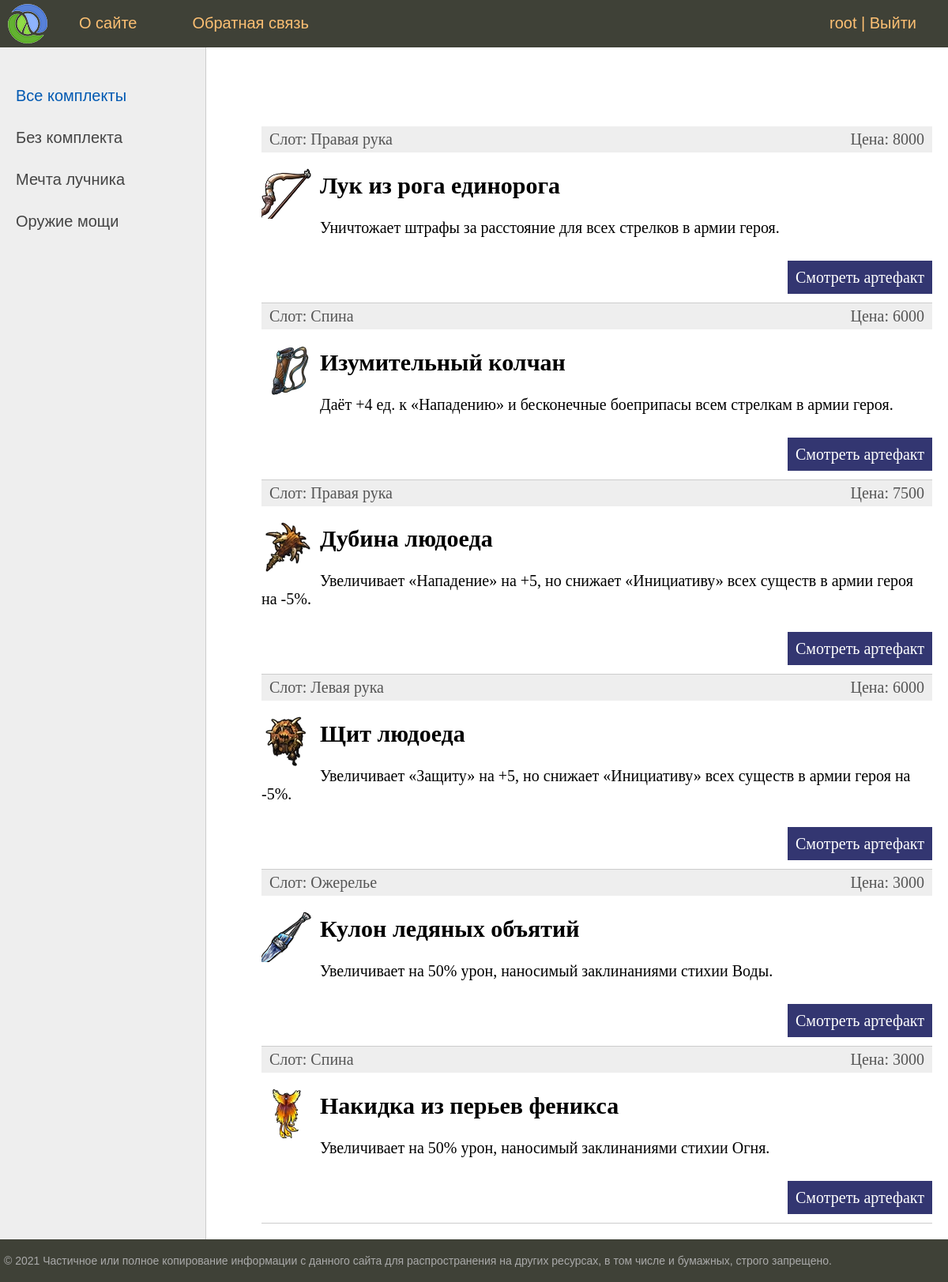
The app's page / (signed in) with its own data.
### Artifacts/models.py (models this page shows, shortened)
class Sets(models.Model):
    set_name = models.CharField(max_length=255, db_index=True)
    bonus = models.TextField()
    def get_absolute_url(self):
        return reverse('set', kwargs={'set_id': self.pk})
    class Meta:
        verbose_name = 'Комплекты'
        verbose_name_plural = 'Комплекты'

class Artifacts(models.Model):
    title = models.CharField(max_length=255)
    stats = models.TextField()
    price = models.IntegerField()
    history = models.TextField()
    slot = models.CharField(max_length=255)
    photo = models.ImageField(upload_to='photos/')
    set = models.ForeignKey(Sets, on_delete=models.DO_NOTHING)
    time_create = models.DateTimeField(auto_now_add=True, blank=True)
    time_update = models.DateTimeField(auto_now=True, blank=True)
    is_published = models.BooleanField(default=True, blank=True)
    def get_absolute_url(self):
        return reverse('post', kwargs={'post_id': self.pk})
    class Meta:
        verbose_name = 'Артефакты'
        verbose_name_plural = 'Артефакты'

### Artifacts/views.py (the view)
# urls.py: path('', index, name='home'),
def index(request):
    posts = Artifacts.objects.all()
    sets = Sets.objects.all()
    context = {'posts': posts,
               'sets': sets,
               'menu': menu,
               'title': 'Главная страница',
               'set_selected': 0}
    return render(request, 'index.html', context=context)

### Artifacts/templates/index.html (shortened to what this page needs)
{% extends 'base.html' %}
{% block content %}
<ul class="list-articles">
	{% for p in posts %}
			<li><div class="article-panel">
	<p class="first">Слот: {{p.slot}}</p>
	<p class="last"> Цена: {{p.price}}</p>
</div>
{% if p.photo %}
	<p><img class="img-article-left thumb" src="{{p.photo.url}}"></p>
{% endif %}
				<h2>{{p.title}}</h2>
	{% autoescape on %}
	{{p.stats|linebreaks|truncatewords:50}}
	{% endautoescape %}
			<p class="link-read-post"><a href="{{ p.get_absolute_url }}">Смотреть артефакт</a></p>
			</li>
	{% endfor %}
</ul>
{% endblock %}

### Artifacts/templates/base.html (shortened to what this page needs)
{% load static %}
<!DOCTYPE html>
<html>
<head>
	<link type="text/css" href="{% static 'css/styles.css' %}" rel="stylesheet" />
</head>
<body>
<table class="table-page" border=0 cellpadding="0" cellspacing="0">
<tr><td valign=top>
{% block mainmenu %}
		<div class="header">
			<ul id="mainmenu" class="mainmenu">
			<li class="logo"><a href="{% url 'home' %}"><div class="logo"></div></a></li>
{% for m in menu %}
			<li><a href="{% url m.url_name %}">{{m.title}}</a></li>
{% endfor %}
				{% if request.user.is_authenticated %}
			<li class="last"> {{user.username}} | <a href="{% url 'logout' %}">Выйти</a></li>
				{% else %}
			<li class="last"><a href="{% url 'register' %}">Регистрация</a> | <a href="{% url 'login' %}">Войти</a></li>
				{% endif %}
			</ul>
		</div>
{% endblock mainmenu %}
<table class="table-content" border=0 cellpadding="0" cellspacing="0">
<tr>
	<td valign="top" class="left-chapters">
	<ul id="leftchapters">
		{% if set_selected == 0 %}
		<li class="selected">Все комплекты</li>
		{% else %}
		<li><a href="{% url 'home' %}">Все комплекты</a></li>
		{% endif %}
		{% for s in sets %}
			{% if s.pk == set_selected %}
		<li class="selected">{{s.set_name}}</li>
			{% else %}
		<li><a href="{{ s.get_absolute_url }}"> {{s.set_name}} </a> </li>
			{% endif %}
		{% endfor %}
	</ul>
</td>
<td valign="top" class="content">
	<div class="content-text">
{% block content %}
{% endblock %}
	</div>
</td></tr></table>
</td></tr>
<tr><td valign=top>
	<div id="footer">
		<p>&copy; 2021 Частичное или полное копирование информации с данного сайта для распространения на других ресурсах, в том числе и бумажных, строго запрещено.</p>
	</div>
</td></tr></table>
</body>
</html>

### Artifacts/static/CSS/styles.css (style rules this page uses)
html, body { font-family: 'Arial'; margin: 0; padding: 0; height: 100%; width: 100%; color: #444; }
a { color: #0059b2; text-decoration: none; }
img { max-width: 600px; height: auto; }
img.img-article-left { max-width: 300px; height: auto; float: left; padding: 0 10px 10px 0; }
img.img-article-left.thumb { max-width: 150px; height: auto; }
p.link-read-post { text-align: right; }
p.link-read-post a { padding: 10px; min-width: 100px; background: #333671; color: #fff; text-decoration: none; }
div.article-panel { background: #eee; padding: 5px 10px 5px 10px; box-sizing: border-box; overflow: hidden; color: #555; }
div.article-panel p.first { margin: 0; float: left; }
div.article-panel p.last { margin: 0; float: right; }
ul.list-articles { list-style: none; margin: 0; padding: 0; }
ul.list-articles li { border-bottom: 1px solid #ccc; }
.table-page { width: 100%; height: 100%; vertical-align: top; }
.table-page tr { height: 100%; }
.header { background: #3F4137; height: 60px; }
.logo { background: url('../images/logo.png') no-repeat 10px 5px; width: 70px; height: 60px; }
ul.mainmenu { list-style: none; margin: 0; padding: 0; height: 60px; color: #fdc073; font-size: 20px; overflow: hidden; }
ul.mainmenu li { float: left; margin: 18px 40px 0 30px; }
ul.mainmenu li.logo { margin: 0; }
ul.mainmenu li.last { float: right; }
ul.mainmenu li a { color: #fdc073; text-decoration: none; }
.table-content { width: 100%; min-height: 100%; height: 100%; }
.left-chapters { margin: 0; background: #eee; border-right: 1px solid #ccc; min-height: 100%; }
.left-chapters ul { width: 230px; min-height: 100%; margin: 0; padding: 20px 10px 10px 20px; list-style: none; font-size: 20px; }
.left-chapters ul li { margin: 30px 0 0 0; color: #999; }
.left-chapters ul li.selected { color: #0059b2; }
.left-chapters ul li a { color: #444; text-decoration: none; }
.content { padding: 40px 20px 20px 40px; width: 100%; box-sizing: border-box; }
.content-text { margin: 60px 0 0 30px; color: #000; font-size: 20px; font-family: Yandex Sans Display Light; }
#footer { box-sizing: border-box; background: #3F4137; padding: 5px; color: #aaa; font-size: 14px; font-family: Verdana, Geneva, Arial, Helvetica; text-align: left; overflow: hidden; }

### records on screen
Sets: set_name "Без комплекта"
Sets: set_name "Мечта лучника"
Sets: set_name "Оружие мощи"
Artifacts: slot "Правая рука", price "8000", photo (picture), title "Лук из рога единорога", stats "Уничтожает штрафы за расстояние для всех стрелков в армии героя."
Artifacts: slot "Спина", price "6000", photo (picture), title "Изумительный колчан", stats "Даёт +4 ед. к «Нападению» и бесконечные боеприпасы всем стрелкам в армии героя."
Artifacts: slot "Правая рука", price "7500", photo (picture), title "Дубина людоеда", stats "Увеличивает «Нападение» на +5, но снижает «Инициативу» всех существ в армии героя на -5%."
Artifacts: slot "Левая рука", price "6000", photo (picture), title "Щит людоеда", stats "Увеличивает «Защиту» на +5, но снижает «Инициативу» всех существ в армии героя на -5%."
Artifacts: slot "Ожерелье", price "3000", photo (picture), title "Кулон ледяных объятий", stats "Увеличивает на 50% урон, наносимый заклинаниями стихии Воды."
Artifacts: slot "Спина", price "3000", photo (picture), title "Накидка из перьев феникса", stats "Увеличивает на 50% урон, наносимый заклинаниями стихии Огня."

### other values on screen
{{ m.title }} "О сайте" "Обратная связь"
{{ user.username }} "root"
